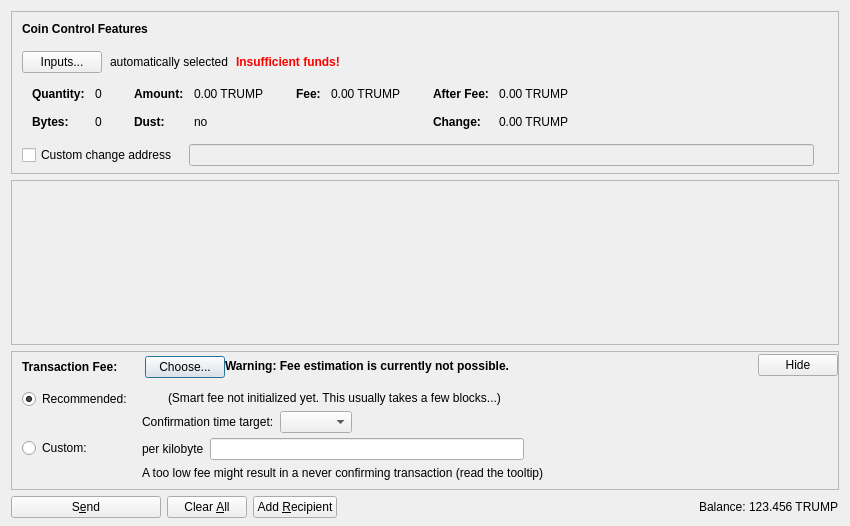
<?xml version="1.0" encoding="UTF-8"?>
<ui version="4.0">
 <class>SendCoinsDialog</class>
 <widget class="QDialog" name="SendCoinsDialog">
  <property name="geometry">
   <rect>
    <x>0</x>
    <y>0</y>
    <width>850</width>
    <height>526</height>
   </rect>
  </property>
  <property name="windowTitle">
   <string>Send Coins</string>
  </property>
  <layout class="QVBoxLayout" name="verticalLayout" stretch="0,1,0,0">
   <property name="bottomMargin">
    <number>8</number>
   </property>
   <item>
    <widget class="QFrame" name="frameCoinControl">
     <property name="sizePolicy">
      <sizepolicy hsizetype="Expanding" vsizetype="Expanding">
       <horstretch>0</horstretch>
       <verstretch>0</verstretch>
      </sizepolicy>
     </property>
     <property name="maximumSize">
      <size>
       <width>16777215</width>
       <height>16777215</height>
      </size>
     </property>
     <property name="frameShape">
      <enum>QFrame::StyledPanel</enum>
     </property>
     <property name="frameShadow">
      <enum>QFrame::Sunken</enum>
     </property>
     <layout class="QVBoxLayout" name="verticalLayoutCoinControl2">
      <property name="spacing">
       <number>0</number>
      </property>
      <property name="leftMargin">
       <number>0</number>
      </property>
      <property name="topMargin">
       <number>0</number>
      </property>
      <property name="rightMargin">
       <number>0</number>
      </property>
      <property name="bottomMargin">
       <number>6</number>
      </property>
      <item>
       <layout class="QVBoxLayout" name="verticalLayoutCoinControl" stretch="0,0,0,0,1">
        <property name="spacing">
         <number>0</number>
        </property>
        <property name="leftMargin">
         <number>10</number>
        </property>
        <property name="topMargin">
         <number>10</number>
        </property>
        <item>
         <layout class="QHBoxLayout" name="horizontalLayoutCoinControl1">
          <property name="bottomMargin">
           <number>15</number>
          </property>
          <item>
           <widget class="QLabel" name="labelCoinControlFeatures">
            <property name="sizePolicy">
             <sizepolicy hsizetype="Preferred" vsizetype="Maximum">
              <horstretch>0</horstretch>
              <verstretch>0</verstretch>
             </sizepolicy>
            </property>
            <property name="font">
             <font>
              <weight>75</weight>
              <bold>true</bold>
             </font>
            </property>
            <property name="styleSheet">
             <string notr="true">font-weight:bold;</string>
            </property>
            <property name="text">
             <string>Coin Control Features</string>
            </property>
           </widget>
          </item>
         </layout>
        </item>
        <item>
         <layout class="QHBoxLayout" name="horizontalLayoutCoinControl2" stretch="0,0,0,0">
          <property name="spacing">
           <number>8</number>
          </property>
          <property name="bottomMargin">
           <number>10</number>
          </property>
          <item>
           <widget class="QPushButton" name="pushButtonCoinControl">
            <property name="styleSheet">
             <string notr="true"/>
            </property>
            <property name="text">
             <string>Inputs...</string>
            </property>
            <property name="autoDefault">
             <bool>false</bool>
            </property>
           </widget>
          </item>
          <item>
           <widget class="QLabel" name="labelCoinControlAutomaticallySelected">
            <property name="text">
             <string>automatically selected</string>
            </property>
            <property name="margin">
             <number>5</number>
            </property>
           </widget>
          </item>
          <item>
           <widget class="QLabel" name="labelCoinControlInsuffFunds">
            <property name="font">
             <font>
              <weight>75</weight>
              <bold>true</bold>
             </font>
            </property>
            <property name="styleSheet">
             <string notr="true">color:red;font-weight:bold;</string>
            </property>
            <property name="text">
             <string>Insufficient funds!</string>
            </property>
            <property name="margin">
             <number>5</number>
            </property>
           </widget>
          </item>
          <item>
           <spacer name="horizontalSpacerCoinControl">
            <property name="orientation">
             <enum>Qt::Horizontal</enum>
            </property>
            <property name="sizeHint" stdset="0">
             <size>
              <width>40</width>
              <height>1</height>
             </size>
            </property>
           </spacer>
          </item>
         </layout>
        </item>
        <item>
         <widget class="QWidget" name="widgetCoinControl" native="true">
          <property name="sizePolicy">
           <sizepolicy hsizetype="Preferred" vsizetype="Preferred">
            <horstretch>0</horstretch>
            <verstretch>0</verstretch>
           </sizepolicy>
          </property>
          <property name="minimumSize">
           <size>
            <width>0</width>
            <height>0</height>
           </size>
          </property>
          <property name="styleSheet">
           <string notr="true"/>
          </property>
          <layout class="QHBoxLayout" name="horizontalLayoutCoinControl5">
           <property name="leftMargin">
            <number>0</number>
           </property>
           <property name="topMargin">
            <number>0</number>
           </property>
           <property name="rightMargin">
            <number>0</number>
           </property>
           <property name="bottomMargin">
            <number>0</number>
           </property>
           <item>
            <layout class="QHBoxLayout" name="horizontalLayoutCoinControl3" stretch="0,0,0,1">
             <property name="spacing">
              <number>20</number>
             </property>
             <property name="topMargin">
              <number>0</number>
             </property>
             <property name="bottomMargin">
              <number>10</number>
             </property>
             <item>
              <layout class="QFormLayout" name="formLayoutCoinControl1">
               <property name="horizontalSpacing">
                <number>10</number>
               </property>
               <property name="verticalSpacing">
                <number>14</number>
               </property>
               <property name="leftMargin">
                <number>10</number>
               </property>
               <property name="topMargin">
                <number>4</number>
               </property>
               <property name="rightMargin">
                <number>6</number>
               </property>
               <item row="0" column="0">
                <widget class="QLabel" name="labelCoinControlQuantityText">
                 <property name="font">
                  <font>
                   <weight>75</weight>
                   <bold>true</bold>
                  </font>
                 </property>
                 <property name="text">
                  <string>Quantity:</string>
                 </property>
                 <property name="margin">
                  <number>0</number>
                 </property>
                </widget>
               </item>
               <item row="0" column="1">
                <widget class="QLabel" name="labelCoinControlQuantity">
                 <property name="cursor">
                  <cursorShape>IBeamCursor</cursorShape>
                 </property>
                 <property name="contextMenuPolicy">
                  <enum>Qt::ActionsContextMenu</enum>
                 </property>
                 <property name="text">
                  <string notr="true">0</string>
                 </property>
                 <property name="margin">
                  <number>0</number>
                 </property>
                 <property name="textInteractionFlags">
                  <set>Qt::LinksAccessibleByMouse|Qt::TextSelectableByKeyboard|Qt::TextSelectableByMouse</set>
                 </property>
                </widget>
               </item>
               <item row="1" column="0">
                <widget class="QLabel" name="labelCoinControlBytesText">
                 <property name="font">
                  <font>
                   <weight>75</weight>
                   <bold>true</bold>
                  </font>
                 </property>
                 <property name="text">
                  <string>Bytes:</string>
                 </property>
                </widget>
               </item>
               <item row="1" column="1">
                <widget class="QLabel" name="labelCoinControlBytes">
                 <property name="cursor">
                  <cursorShape>IBeamCursor</cursorShape>
                 </property>
                 <property name="contextMenuPolicy">
                  <enum>Qt::ActionsContextMenu</enum>
                 </property>
                 <property name="text">
                  <string notr="true">0</string>
                 </property>
                 <property name="textInteractionFlags">
                  <set>Qt::LinksAccessibleByMouse|Qt::TextSelectableByKeyboard|Qt::TextSelectableByMouse</set>
                 </property>
                </widget>
               </item>
              </layout>
             </item>
             <item>
              <layout class="QFormLayout" name="formLayoutCoinControl2">
               <property name="horizontalSpacing">
                <number>10</number>
               </property>
               <property name="verticalSpacing">
                <number>14</number>
               </property>
               <property name="leftMargin">
                <number>6</number>
               </property>
               <property name="topMargin">
                <number>4</number>
               </property>
               <property name="rightMargin">
                <number>6</number>
               </property>
               <item row="0" column="0">
                <widget class="QLabel" name="labelCoinControlAmountText">
                 <property name="font">
                  <font>
                   <weight>75</weight>
                   <bold>true</bold>
                  </font>
                 </property>
                 <property name="text">
                  <string>Amount:</string>
                 </property>
                 <property name="margin">
                  <number>0</number>
                 </property>
                </widget>
               </item>
               <item row="0" column="1">
                <widget class="QLabel" name="labelCoinControlAmount">
                 <property name="cursor">
                  <cursorShape>IBeamCursor</cursorShape>
                 </property>
                 <property name="contextMenuPolicy">
                  <enum>Qt::ActionsContextMenu</enum>
                 </property>
                 <property name="text">
                  <string notr="true">0.00 TRUMP</string>
                 </property>
                 <property name="textInteractionFlags">
                  <set>Qt::LinksAccessibleByMouse|Qt::TextSelectableByKeyboard|Qt::TextSelectableByMouse</set>
                 </property>
                </widget>
               </item>
               <item row="1" column="0">
                <widget class="QLabel" name="labelCoinControlLowOutputText">
                 <property name="font">
                  <font>
                   <weight>75</weight>
                   <bold>true</bold>
                  </font>
                 </property>
                 <property name="text">
                  <string>Dust:</string>
                 </property>
                </widget>
               </item>
               <item row="1" column="1">
                <widget class="QLabel" name="labelCoinControlLowOutput">
                 <property name="cursor">
                  <cursorShape>IBeamCursor</cursorShape>
                 </property>
                 <property name="contextMenuPolicy">
                  <enum>Qt::ActionsContextMenu</enum>
                 </property>
                 <property name="text">
                  <string notr="true">no</string>
                 </property>
                 <property name="textInteractionFlags">
                  <set>Qt::LinksAccessibleByMouse|Qt::TextSelectableByKeyboard|Qt::TextSelectableByMouse</set>
                 </property>
                </widget>
               </item>
              </layout>
             </item>
             <item>
              <layout class="QFormLayout" name="formLayoutCoinControl3">
               <property name="horizontalSpacing">
                <number>10</number>
               </property>
               <property name="verticalSpacing">
                <number>14</number>
               </property>
               <property name="leftMargin">
                <number>6</number>
               </property>
               <property name="topMargin">
                <number>4</number>
               </property>
               <property name="rightMargin">
                <number>6</number>
               </property>
               <item row="0" column="0">
                <widget class="QLabel" name="labelCoinControlFeeText">
                 <property name="font">
                  <font>
                   <weight>75</weight>
                   <bold>true</bold>
                  </font>
                 </property>
                 <property name="text">
                  <string>Fee:</string>
                 </property>
                 <property name="margin">
                  <number>0</number>
                 </property>
                </widget>
               </item>
               <item row="0" column="1">
                <widget class="QLabel" name="labelCoinControlFee">
                 <property name="cursor">
                  <cursorShape>IBeamCursor</cursorShape>
                 </property>
                 <property name="contextMenuPolicy">
                  <enum>Qt::ActionsContextMenu</enum>
                 </property>
                 <property name="text">
                  <string notr="true">0.00 TRUMP</string>
                 </property>
                 <property name="textInteractionFlags">
                  <set>Qt::LinksAccessibleByMouse|Qt::TextSelectableByKeyboard|Qt::TextSelectableByMouse</set>
                 </property>
                </widget>
               </item>
              </layout>
             </item>
             <item>
              <layout class="QFormLayout" name="formLayoutCoinControl4">
               <property name="horizontalSpacing">
                <number>10</number>
               </property>
               <property name="verticalSpacing">
                <number>14</number>
               </property>
               <property name="leftMargin">
                <number>6</number>
               </property>
               <property name="topMargin">
                <number>4</number>
               </property>
               <property name="rightMargin">
                <number>6</number>
               </property>
               <item row="0" column="0">
                <widget class="QLabel" name="labelCoinControlAfterFeeText">
                 <property name="font">
                  <font>
                   <weight>75</weight>
                   <bold>true</bold>
                  </font>
                 </property>
                 <property name="text">
                  <string>After Fee:</string>
                 </property>
                 <property name="margin">
                  <number>0</number>
                 </property>
                </widget>
               </item>
               <item row="0" column="1">
                <widget class="QLabel" name="labelCoinControlAfterFee">
                 <property name="cursor">
                  <cursorShape>IBeamCursor</cursorShape>
                 </property>
                 <property name="contextMenuPolicy">
                  <enum>Qt::ActionsContextMenu</enum>
                 </property>
                 <property name="text">
                  <string notr="true">0.00 TRUMP</string>
                 </property>
                 <property name="textInteractionFlags">
                  <set>Qt::LinksAccessibleByMouse|Qt::TextSelectableByKeyboard|Qt::TextSelectableByMouse</set>
                 </property>
                </widget>
               </item>
               <item row="1" column="0">
                <widget class="QLabel" name="labelCoinControlChangeText">
                 <property name="font">
                  <font>
                   <weight>75</weight>
                   <bold>true</bold>
                  </font>
                 </property>
                 <property name="text">
                  <string>Change:</string>
                 </property>
                </widget>
               </item>
               <item row="1" column="1">
                <widget class="QLabel" name="labelCoinControlChange">
                 <property name="cursor">
                  <cursorShape>IBeamCursor</cursorShape>
                 </property>
                 <property name="contextMenuPolicy">
                  <enum>Qt::ActionsContextMenu</enum>
                 </property>
                 <property name="text">
                  <string notr="true">0.00 TRUMP</string>
                 </property>
                 <property name="textInteractionFlags">
                  <set>Qt::LinksAccessibleByMouse|Qt::TextSelectableByKeyboard|Qt::TextSelectableByMouse</set>
                 </property>
                </widget>
               </item>
              </layout>
             </item>
            </layout>
           </item>
          </layout>
         </widget>
        </item>
        <item>
         <layout class="QHBoxLayout" name="horizontalLayoutCoinControl4" stretch="0,0,0">
          <property name="spacing">
           <number>12</number>
          </property>
          <property name="sizeConstraint">
           <enum>QLayout::SetDefaultConstraint</enum>
          </property>
          <property name="topMargin">
           <number>5</number>
          </property>
          <property name="rightMargin">
           <number>5</number>
          </property>
          <item>
           <widget class="QCheckBox" name="checkBoxCoinControlChange">
            <property name="toolTip">
             <string>If this is activated, but the change address is empty or invalid, change will be sent to a newly generated address.</string>
            </property>
            <property name="text">
             <string>Custom change address</string>
            </property>
           </widget>
          </item>
          <item>
           <widget class="QValidatedLineEdit" name="lineEditCoinControlChange">
            <property name="enabled">
             <bool>false</bool>
            </property>
            <property name="sizePolicy">
             <sizepolicy hsizetype="Expanding" vsizetype="Fixed">
              <horstretch>0</horstretch>
              <verstretch>0</verstretch>
             </sizepolicy>
            </property>
           </widget>
          </item>
          <item>
           <widget class="QLabel" name="labelCoinControlChangeLabel">
            <property name="sizePolicy">
             <sizepolicy hsizetype="Preferred" vsizetype="Expanding">
              <horstretch>0</horstretch>
              <verstretch>0</verstretch>
             </sizepolicy>
            </property>
            <property name="minimumSize">
             <size>
              <width>0</width>
              <height>0</height>
             </size>
            </property>
            <property name="text">
             <string/>
            </property>
            <property name="margin">
             <number>3</number>
            </property>
           </widget>
          </item>
         </layout>
        </item>
        <item>
         <spacer name="verticalSpacerCoinControl">
          <property name="orientation">
           <enum>Qt::Vertical</enum>
          </property>
          <property name="sizeHint" stdset="0">
           <size>
            <width>800</width>
            <height>1</height>
           </size>
          </property>
         </spacer>
        </item>
       </layout>
      </item>
     </layout>
    </widget>
   </item>
   <item>
    <widget class="QScrollArea" name="scrollArea">
     <property name="widgetResizable">
      <bool>true</bool>
     </property>
     <widget class="QWidget" name="scrollAreaWidgetContents">
      <property name="geometry">
       <rect>
        <x>0</x>
        <y>0</y>
        <width>830</width>
        <height>104</height>
       </rect>
      </property>
      <layout class="QVBoxLayout" name="verticalLayout_2" stretch="0,1">
       <property name="leftMargin">
        <number>0</number>
       </property>
       <property name="topMargin">
        <number>0</number>
       </property>
       <property name="rightMargin">
        <number>0</number>
       </property>
       <property name="bottomMargin">
        <number>0</number>
       </property>
       <item>
        <layout class="QVBoxLayout" name="entries">
         <property name="spacing">
          <number>6</number>
         </property>
        </layout>
       </item>
       <item>
        <spacer name="verticalSpacer">
         <property name="orientation">
          <enum>Qt::Vertical</enum>
         </property>
         <property name="sizeHint" stdset="0">
          <size>
           <width>20</width>
           <height>40</height>
          </size>
         </property>
        </spacer>
       </item>
      </layout>
     </widget>
    </widget>
   </item>
   <item>
    <widget class="QFrame" name="frameFee">
     <property name="sizePolicy">
      <sizepolicy hsizetype="Expanding" vsizetype="Expanding">
       <horstretch>0</horstretch>
       <verstretch>0</verstretch>
      </sizepolicy>
     </property>
     <property name="maximumSize">
      <size>
       <width>16777215</width>
       <height>16777215</height>
      </size>
     </property>
     <property name="frameShape">
      <enum>QFrame::StyledPanel</enum>
     </property>
     <property name="frameShadow">
      <enum>QFrame::Sunken</enum>
     </property>
     <layout class="QVBoxLayout" name="verticalLayoutFee1">
      <property name="spacing">
       <number>0</number>
      </property>
      <property name="leftMargin">
       <number>0</number>
      </property>
      <property name="topMargin">
       <number>0</number>
      </property>
      <property name="rightMargin">
       <number>0</number>
      </property>
      <property name="bottomMargin">
       <number>0</number>
      </property>
      <item>
       <layout class="QVBoxLayout" name="verticalLayoutFee2" stretch="0,0,0">
        <property name="spacing">
         <number>0</number>
        </property>
        <property name="leftMargin">
         <number>10</number>
        </property>
        <property name="topMargin">
         <number>0</number>
        </property>
        <item>
         <layout class="QHBoxLayout" name="horizontalLayoutFee1">
          <property name="bottomMargin">
           <number>0</number>
          </property>
          <item>
           <layout class="QVBoxLayout" name="verticalLayoutFee7">
            <property name="spacing">
             <number>0</number>
            </property>
            <item>
             <spacer name="verticalSpacerSmartFee">
              <property name="orientation">
               <enum>Qt::Vertical</enum>
              </property>
              <property name="sizeType">
               <enum>QSizePolicy::Fixed</enum>
              </property>
              <property name="sizeHint" stdset="0">
               <size>
                <width>1</width>
                <height>4</height>
               </size>
              </property>
             </spacer>
            </item>
            <item>
             <layout class="QHBoxLayout" name="horizontalLayoutSmartFee">
              <property name="spacing">
               <number>10</number>
              </property>
              <item>
               <widget class="QLabel" name="labelFeeHeadline">
                <property name="sizePolicy">
                 <sizepolicy hsizetype="Preferred" vsizetype="Maximum">
                  <horstretch>0</horstretch>
                  <verstretch>0</verstretch>
                 </sizepolicy>
                </property>
                <property name="font">
                 <font>
                  <weight>75</weight>
                  <bold>true</bold>
                 </font>
                </property>
                <property name="styleSheet">
                 <string notr="true">font-weight:bold;</string>
                </property>
                <property name="text">
                 <string>Transaction Fee:</string>
                </property>
               </widget>
              </item>
              <item>
               <widget class="QLabel" name="labelFeeMinimized">
                <property name="text">
                 <string/>
                </property>
               </widget>
              </item>
              <item>
               <widget class="QPushButton" name="buttonChooseFee">
                <property name="text">
                 <string>Choose...</string>
                </property>
               </widget>
              </item>
             </layout>
            </item>
            <item>
             <spacer name="verticalSpacer_5">
              <property name="orientation">
               <enum>Qt::Vertical</enum>
              </property>
              <property name="sizeHint" stdset="0">
               <size>
                <width>1</width>
                <height>1</height>
               </size>
              </property>
             </spacer>
            </item>
           </layout>
          </item>
          <item>
           <widget class="QLabel" name="fallbackFeeWarningLabel">
            <property name="toolTip">
             <string>Using the fallbackfee can result in sending a transaction that will take several hours or days (or never) to confirm. Consider choosing your fee manually or wait until you have validated the complete chain.</string>
            </property>
            <property name="font">
            <font>
                <weight>75</weight>
                <bold>true</bold>
            </font>
            </property>
            <property name="text">
             <string>Warning: Fee estimation is currently not possible.</string>
            </property>
            <property name="wordWrap">
             <bool>false</bool>
            </property>
           </widget>
          </item>
          <item>
           <spacer name="horizontalSpacer_4">
            <property name="orientation">
             <enum>Qt::Horizontal</enum>
            </property>
            <property name="sizeType">
             <enum>QSizePolicy::MinimumExpanding</enum>
            </property>
            <property name="sizeHint" stdset="0">
             <size>
              <width>40</width>
              <height>20</height>
             </size>
            </property>
           </spacer>
          </item>
          <item>
           <widget class="QPushButton" name="buttonMinimizeFee">
            <property name="toolTip">
             <string>collapse fee-settings</string>
            </property>
            <property name="text">
             <string>Hide</string>
            </property>
           </widget>
          </item>
         </layout>
        </item>
        <item>
         <widget class="QFrame" name="frameFeeSelection">
          <layout class="QVBoxLayout" name="verticalLayoutFee12">
           <property name="spacing">
            <number>0</number>
           </property>
           <property name="leftMargin">
            <number>0</number>
           </property>
           <property name="topMargin">
            <number>0</number>
           </property>
           <property name="rightMargin">
            <number>0</number>
           </property>
           <property name="bottomMargin">
            <number>0</number>
           </property>
           <item>
            <layout class="QGridLayout" name="gridLayoutFee">
             <property name="topMargin">
              <number>10</number>
             </property>
             <property name="bottomMargin">
              <number>4</number>
             </property>
             <property name="horizontalSpacing">
              <number>10</number>
             </property>
             <property name="verticalSpacing">
              <number>4</number>
             </property>
             <item row="1" column="1">
              <layout class="QVBoxLayout" name="verticalLayoutFee8">
               <property name="spacing">
                <number>6</number>
               </property>
               <item>
                <layout class="QHBoxLayout" name="horizontalLayoutFee13">
                 <item>
                  <widget class="QLabel" name="labelCustomPerKilobyte">
                   <property name="toolTip">
                    <string>Specify a custom fee per kB (1,000 bytes) of the transaction's virtual size.

Note:  Since the fee is calculated on a per-byte basis, a fee of "100 satoshis per kB" for a transaction size of 500 bytes (half of 1 kB) would ultimately yield a fee of only 50 satoshis.</string>
                   </property>
                   <property name="text">
                    <string>per kilobyte</string>
                   </property>
                  </widget>
                 </item>
                 <item>
                  <widget class="BitcoinAmountField" name="customFee"/>
                 </item>
                 <item>
                  <spacer name="horizontalSpacer_6">
                   <property name="orientation">
                    <enum>Qt::Horizontal</enum>
                   </property>
                   <property name="sizeHint" stdset="0">
                    <size>
                     <width>1</width>
                     <height>1</height>
                    </size>
                   </property>
                  </spacer>
                 </item>
                </layout>
               </item>
               <item>
                <layout class="QHBoxLayout" name="horizontalLayoutFee8">
                 <item>
                  <widget class="QLabel" name="labelCustomFeeWarning">
                   <property name="enabled">
                    <bool>true</bool>
                   </property>
                   <property name="toolTip">
                    <string>When there is less transaction volume than space in the blocks, miners as well as relaying nodes may enforce a minimum fee. Paying only this minimum fee is just fine, but be aware that this can result in a never confirming transaction once there is more demand for trumprocket transactions than the network can process.</string>
                   </property>
                   <property name="text">
                    <string>A too low fee might result in a never confirming transaction (read the tooltip)</string>
                   </property>
                  </widget>
                 </item>
                 <item>
                  <spacer name="horizontalSpacer_2">
                   <property name="orientation">
                    <enum>Qt::Horizontal</enum>
                   </property>
                   <property name="sizeHint" stdset="0">
                    <size>
                     <width>1</width>
                     <height>1</height>
                    </size>
                   </property>
                  </spacer>
                 </item>
                </layout>
               </item>
              </layout>
             </item>
             <item row="0" column="0">
              <layout class="QVBoxLayout" name="verticalLayoutFee4" stretch="0,1">
               <item>
                <widget class="QRadioButton" name="radioSmartFee">
                 <property name="text">
                  <string>Recommended:</string>
                 </property>
                 <property name="checked">
                  <bool>true</bool>
                 </property>
                 <attribute name="buttonGroup">
                  <string notr="true">groupFee</string>
                 </attribute>
                </widget>
               </item>
               <item>
                <spacer name="verticalSpacer_2">
                 <property name="orientation">
                  <enum>Qt::Vertical</enum>
                 </property>
                 <property name="sizeHint" stdset="0">
                  <size>
                   <width>1</width>
                   <height>1</height>
                  </size>
                 </property>
                </spacer>
               </item>
              </layout>
             </item>
             <item row="1" column="0">
              <layout class="QVBoxLayout" name="verticalLayoutFee9" stretch="0,1">
               <item>
                <widget class="QRadioButton" name="radioCustomFee">
                 <property name="text">
                  <string>Custom:</string>
                 </property>
                 <attribute name="buttonGroup">
                  <string notr="true">groupFee</string>
                 </attribute>
                </widget>
               </item>
               <item>
                <spacer name="verticalSpacer_6">
                 <property name="orientation">
                  <enum>Qt::Vertical</enum>
                 </property>
                 <property name="sizeHint" stdset="0">
                  <size>
                   <width>1</width>
                   <height>1</height>
                  </size>
                 </property>
                </spacer>
               </item>
              </layout>
             </item>
             <item row="0" column="1">
              <layout class="QVBoxLayout" name="verticalLayoutFee3" stretch="0,0,1">
               <property name="spacing">
                <number>6</number>
               </property>
               <property name="topMargin">
                <number>2</number>
               </property>
               <item>
                <layout class="QHBoxLayout" name="horizontalLayoutFee12">
                 <item>
                  <widget class="QLabel" name="labelSmartFee">
                   <property name="text">
                    <string/>
                   </property>
                  </widget>
                 </item>
                 <item>
                  <widget class="QLabel" name="labelFeeEstimation">
                   <property name="text">
                    <string/>
                   </property>
                  </widget>
                 </item>
                 <item>
                  <widget class="QLabel" name="labelSmartFee2">
                   <property name="text">
                    <string>(Smart fee not initialized yet. This usually takes a few blocks...)</string>
                   </property>
                  </widget>
                 </item>
                 <item>
                  <spacer name="horizontalSpacer_5">
                   <property name="orientation">
                    <enum>Qt::Horizontal</enum>
                   </property>
                   <property name="sizeHint" stdset="0">
                    <size>
                     <width>1</width>
                     <height>1</height>
                    </size>
                   </property>
                  </spacer>
                 </item>
                </layout>
               </item>
               <item>
                <layout class="QHBoxLayout" name="horizontalLayoutFee9">
                 <item>
                  <layout class="QVBoxLayout" name="verticalLayoutFee6">
                   <item>
                    <widget class="QLabel" name="labelSmartFee3">
                     <property name="text">
                      <string>Confirmation time target:</string>
                     </property>
                    </widget>
                   </item>
                  </layout>
                 </item>
                 <item>
                  <layout class="QVBoxLayout" name="verticalLayoutFee5">
                   <property name="rightMargin">
                    <number>30</number>
                   </property>
                   <item>
                    <layout class="QHBoxLayout" name="horizontalLayoutConfTarget">
                     <property name="bottomMargin">
                      <number>0</number>
                     </property>
                     <item>
                      <widget class="QComboBox" name="confTargetSelector"/>
                     </item>
                     <item>
                      <spacer name="horizontalSpacerConfTarget">
                       <property name="orientation">
                        <enum>Qt::Horizontal</enum>
                       </property>
                       <property name="sizeHint" stdset="0">
                        <size>
                         <width>40</width>
                         <height>20</height>
                        </size>
                       </property>
                      </spacer>
                     </item>
                    </layout>
                   </item>
                  </layout>
                 </item>
                </layout>
               </item>
               <item>
                <spacer name="verticalSpacer_4">
                 <property name="orientation">
                  <enum>Qt::Vertical</enum>
                 </property>
                 <property name="sizeHint" stdset="0">
                  <size>
                   <width>1</width>
                   <height>1</height>
                  </size>
                 </property>
                </spacer>
               </item>
              </layout>
             </item>
            </layout>
           </item>
          </layout>
         </widget>
        </item>
        <item>
         <spacer name="verticalSpacerFee">
          <property name="orientation">
           <enum>Qt::Vertical</enum>
          </property>
          <property name="sizeHint" stdset="0">
           <size>
            <width>40</width>
            <height>5</height>
           </size>
          </property>
         </spacer>
        </item>
       </layout>
      </item>
     </layout>
    </widget>
   </item>
   <item>
    <layout class="QHBoxLayout" name="horizontalLayout">
     <item>
      <widget class="QPushButton" name="sendButton">
       <property name="minimumSize">
        <size>
         <width>150</width>
         <height>0</height>
        </size>
       </property>
       <property name="toolTip">
        <string>Confirm the send action</string>
       </property>
       <property name="text">
        <string>S&amp;end</string>
       </property>
       <property name="icon">
        <iconset resource="../bitcoin.qrc">
         <normaloff>:/icons/send</normaloff>:/icons/send</iconset>
       </property>
       <property name="autoDefault">
        <bool>false</bool>
       </property>
       <property name="default">
        <bool>false</bool>
       </property>
      </widget>
     </item>
     <item>
      <widget class="QPushButton" name="clearButton">
       <property name="sizePolicy">
        <sizepolicy hsizetype="Minimum" vsizetype="Fixed">
         <horstretch>0</horstretch>
         <verstretch>0</verstretch>
        </sizepolicy>
       </property>
       <property name="toolTip">
        <string>Clear all fields of the form.</string>
       </property>
       <property name="text">
        <string>Clear &amp;All</string>
       </property>
       <property name="icon">
        <iconset resource="../bitcoin.qrc">
         <normaloff>:/icons/remove</normaloff>:/icons/remove</iconset>
       </property>
       <property name="autoDefault">
        <bool>false</bool>
       </property>
      </widget>
     </item>
     <item>
      <widget class="QPushButton" name="addButton">
       <property name="toolTip">
        <string>Send to multiple recipients at once</string>
       </property>
       <property name="text">
        <string>Add &amp;Recipient</string>
       </property>
       <property name="icon">
        <iconset resource="../bitcoin.qrc">
         <normaloff>:/icons/add</normaloff>:/icons/add</iconset>
       </property>
       <property name="autoDefault">
        <bool>false</bool>
       </property>
      </widget>
     </item>
     <item>
      <spacer name="horizontalSpacer">
       <property name="orientation">
        <enum>Qt::Horizontal</enum>
       </property>
       <property name="sizeHint" stdset="0">
        <size>
         <width>40</width>
         <height>20</height>
        </size>
       </property>
      </spacer>
     </item>
     <item>
      <layout class="QHBoxLayout" name="horizontalLayout_2">
       <property name="spacing">
        <number>3</number>
       </property>
       <item>
        <widget class="QLabel" name="label">
         <property name="sizePolicy">
          <sizepolicy hsizetype="Preferred" vsizetype="Fixed">
           <horstretch>0</horstretch>
           <verstretch>0</verstretch>
          </sizepolicy>
         </property>
         <property name="text">
          <string>Balance:</string>
         </property>
        </widget>
       </item>
       <item>
        <widget class="QLabel" name="labelBalance">
         <property name="sizePolicy">
          <sizepolicy hsizetype="Preferred" vsizetype="Fixed">
           <horstretch>0</horstretch>
           <verstretch>0</verstretch>
          </sizepolicy>
         </property>
         <property name="cursor">
          <cursorShape>IBeamCursor</cursorShape>
         </property>
         <property name="text">
          <string notr="true">123.456 TRUMP</string>
         </property>
         <property name="textInteractionFlags">
          <set>Qt::LinksAccessibleByMouse|Qt::TextSelectableByKeyboard|Qt::TextSelectableByMouse</set>
         </property>
        </widget>
       </item>
      </layout>
     </item>
    </layout>
   </item>
  </layout>
 </widget>
 <customwidgets>
  <customwidget>
   <class>QValidatedLineEdit</class>
   <extends>QLineEdit</extends>
   <header>qt/qvalidatedlineedit.h</header>
  </customwidget>
  <customwidget>
   <class>BitcoinAmountField</class>
   <extends>QLineEdit</extends>
   <header>qt/bitcoinamountfield.h</header>
   <container>1</container>
  </customwidget>
 </customwidgets>
 <resources>
  <include location="../bitcoin.qrc"/>
 </resources>
 <connections/>
 <buttongroups>
  <buttongroup name="groupFee"/>
 </buttongroups>
</ui>
